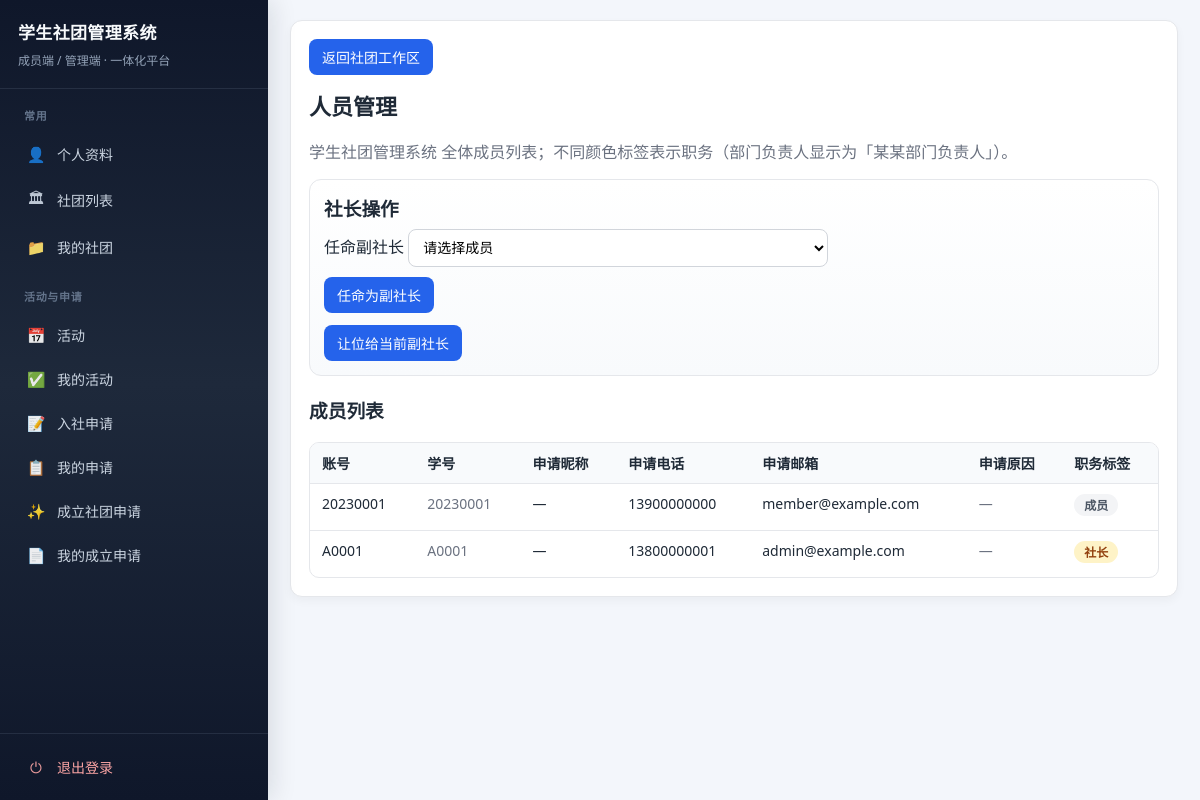
/org/positions/ (signed in), run on an earlier commit of the app's database.
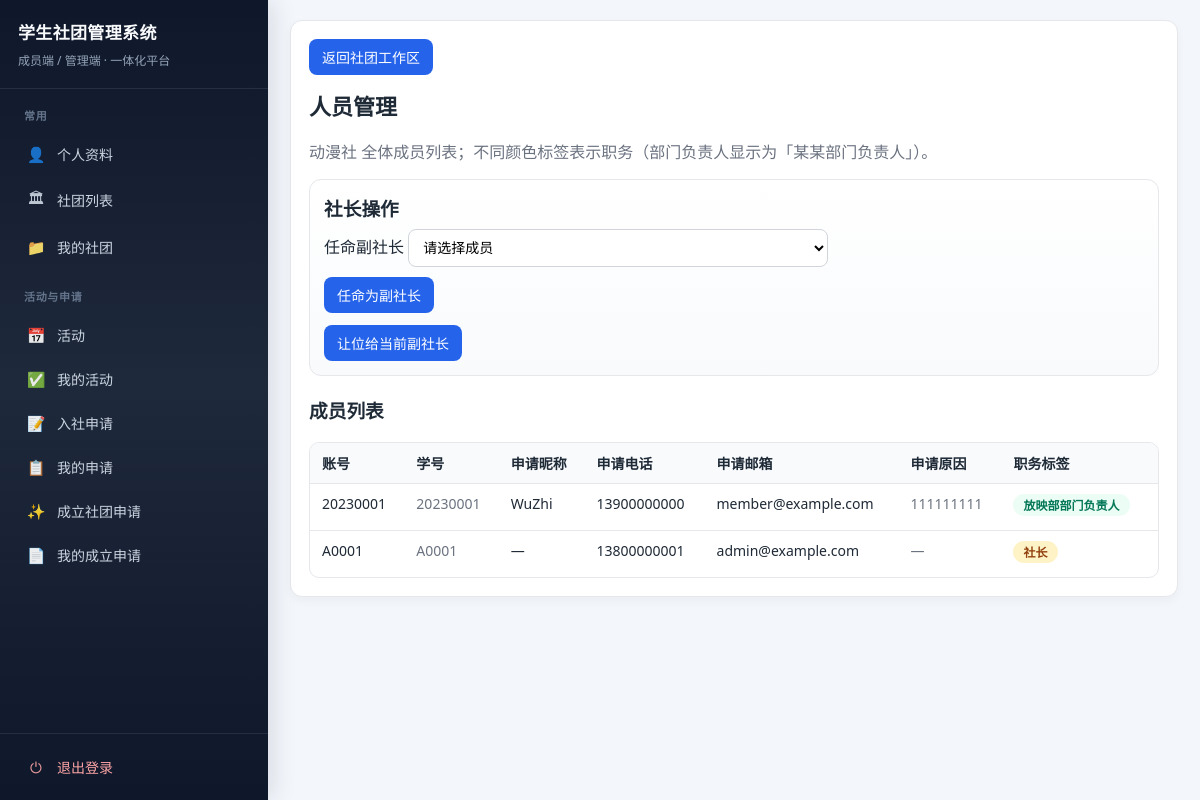
And on a later commit of the database.
### club/models.py (models this page shows, shortened)
class ClubInfo(models.Model):
    name = models.CharField(max_length=128, default="学生社团")
    intro = models.TextField(blank=True)
    charter = models.TextField(blank=True)
    contact = models.CharField(max_length=128, blank=True)
    logo_url = models.URLField("标志图片链接", blank=True)
    logo = models.ImageField("标志图片（上传）", upload_to="club_logos/", blank=True)
    principal = models.CharField(max_length=64, blank=True)

class MemberProfile(models.Model):
    user = models.OneToOneField(settings.AUTH_USER_MODEL, on_delete=models.CASCADE, related_name="memberprofile")
    club = models.ForeignKey(
        "ClubInfo",
        on_delete=models.SET_NULL,
        null=True,
        blank=True,
        related_name="members",
        help_text="所属社团；高级管理员通常为空。",
    )
    role = models.CharField(max_length=20, choices=RoleChoices.choices, default=RoleChoices.MEMBER)
    student_id = models.CharField(max_length=32, unique=True, null=True, blank=True)
    phone = models.CharField(max_length=32, unique=True, null=True, blank=True)
    email = models.EmailField(blank=True)
    college = models.CharField(max_length=64, blank=True)
    grade = models.CharField(max_length=32, blank=True)
    def display_name(self):
        sid = (self.student_id or "").strip()
        if sid:
            return sid
        user = getattr(self, "user", None)
        if user and user.username:
            return user.username
        return f"用户{self.pk}"

class JoinApplication(models.Model):
    club = models.ForeignKey(
        "ClubInfo",
        on_delete=models.CASCADE,
        null=True,
        blank=True,
        related_name="join_applications",
    )
    nickname = models.CharField("昵称", max_length=64, blank=True)
    student_id = models.CharField(max_length=32)
    phone = models.CharField(max_length=32)
    email = models.EmailField(blank=True)
    reason = models.TextField("申请原因", blank=True)
    status = models.CharField(max_length=16, choices=ApplicationStatus.choices, default=ApplicationStatus.PENDING)
    review_comment = models.TextField(blank=True)
    reviewed_by = models.ForeignKey(settings.AUTH_USER_MODEL, on_delete=models.SET_NULL, null=True, blank=True)
    reviewed_at = models.DateTimeField(null=True, blank=True)
    created_at = models.DateTimeField(auto_now_add=True)
    updated_at = models.DateTimeField(auto_now=True)
    class Meta:
        ordering = ["-created_at"]

### club/views.py (the view, shortened to what this page needs)
# urls.py: path("org/positions/", views.position_manage, name="position_manage"),
@login_required
def position_manage(request, club_pk=None):
    user = cast(User, request.user)
    profile = user.memberprofile
    if profile.role == RoleChoices.SUPER_ADMIN:
        if not club_pk:
            messages.info(request, "请从社团列表进入具体社团后再管理人员职务")
            return redirect("club:club_list")
        club = get_object_or_404(ClubInfo, pk=club_pk)
    else:
        club = _require_manageable_club(profile, club_pk)
    president_assignment = _get_active_assignment_by_position(club, Position.NameChoices.PRESIDENT)
    vice_assignments = list(_get_active_assignments_by_position(club, Position.NameChoices.VICE_PRESIDENT))
    vice_assignment = vice_assignments[0] if vice_assignments else None
    candidates = _club_member_candidates_qs(club)
    member_rows = _personnel_member_rows(club)
    is_super_admin_positions = profile.role == RoleChoices.SUPER_ADMIN
    pres_ord = (
        _ordered_profiles_president_dropdown(
            club,
            president_assignment.profile_id if president_assignment else None,
        )
        if is_super_admin_positions
        else None
    )
    vice_ids = {a.profile_id for a in vice_assignments}
    vice_ord = _ordered_profiles_vice_dropdown(club, vice_ids) if is_super_admin_positions else None
    vice_select_size = min(12, max(4, len(vice_ord))) if vice_ord else 4
    vice_selected_profile_ids = list(vice_ids)
    return render(
        request,
        "club/club_position_manage.html",
        {
            "club": club,
            "president_assignment": president_assignment,
            "vice_assignment": vice_assignment,
            "vice_assignments": vice_assignments,
            "candidates": candidates,
            "is_president": is_super_admin_positions or _is_current_president(user, club),
            "member_rows": member_rows,
            "is_super_admin_positions": is_super_admin_positions,
            "president_candidates_ordered": pres_ord,
            "vice_candidates_ordered": vice_ord,
            "vice_select_size": vice_select_size,
            "vice_selected_profile_ids": vice_selected_profile_ids,
        },
    )

### club/views.py (called while the page is built)
def _get_joined_club_ids(profile):
    club_ids = set(profile.memberships.filter(is_active=True).values_list("club_id", flat=True))
    club_ids.update(
        profile.assignments.filter(is_active=True, department__club__isnull=False).values_list("department__club_id", flat=True)
    )
    if profile.club_id:
        club_ids.add(profile.club_id)
    return sorted(cid for cid in club_ids if cid)

def _get_manageable_club_ids(profile):
    club_ids = set(
        profile.assignments.filter(
            is_active=True,
            department__club__isnull=False,
            position__name__in=CLUB_LEADER_POSITIONS,
        ).values_list("department__club_id", flat=True)
    )
    if profile.role == RoleChoices.CLUB_ADMIN and profile.club_id:
        club_ids.add(profile.club_id)
    return sorted(cid for cid in club_ids if cid)

def _get_primary_manageable_club(profile):
    manageable_ids = _get_manageable_club_ids(profile)
    if not manageable_ids:
        return None
    if profile.club_id in manageable_ids:
        return profile.club
    return ClubInfo.objects.filter(pk__in=manageable_ids).order_by("name").first()

### templates/club/club_position_manage.html (shortened to what this page needs)
{% extends 'club/base.html' %}
{% block page_back %}
<p class="page-back"><a class="btn" href="{% url 'club:my_club_detail' club.pk %}">返回社团工作区</a></p>
{% endblock %}
{% block content %}
<h2>人员管理</h2>
<p class="muted">{{ club.name }} 全体成员列表；不同颜色标签表示职务（部门负责人显示为「某某部门负责人」）。</p>
{% if is_super_admin_positions %}
{% comment %}高级管理员分支：可以直接任命社长，并以多选方式覆盖副社长最终名单。{% endcomment %}
<div class="section-card" style="margin-bottom:18px;">
    <h3 style="margin-top:0;">高级管理员 · 职务任命</h3>
    <p class="muted" style="margin-top:0;">通过下拉栏任命社长、副社长；社长默认选中现任社长，副社长列表将现任副社长排在前面（可多选，不选表示清空所有副社长）。</p>
    <form method="post" style="margin-bottom:20px;">
        {% csrf_token %}
        <input type="hidden" name="action" value="appoint_president">
        <p style="margin-bottom:8px;">
            <label for="id_president_profile_id"><strong>任命社长</strong></label><br>
            <select id="id_president_profile_id" name="president_profile_id" required style="min-width:280px; margin-top:6px;">
                {% if not president_assignment %}
                <option value="" disabled selected>请选择成员</option>
                {% endif %}
                {% for c in president_candidates_ordered %}
                <option value="{{ c.id }}" {% if president_assignment and president_assignment.profile_id == c.id %}selected{% endif %}>{{ c.display_name }}（{{ c.student_id|default:'-' }}）</option>
                {% endfor %}
            </select>
        </p>
        <button type="submit" class="btn">保存社长</button>
    </form>
    <form method="post">
        {% csrf_token %}
        <input type="hidden" name="action" value="appoint_vice_set">
        <p style="margin-bottom:8px;">
            <label for="id_vice_profile_ids"><strong>任命副社长</strong></label><br>
            <select id="id_vice_profile_ids" name="vice_profile_ids" multiple size="{{ vice_select_size }}" style="min-width:280px; margin-top:6px;">
                {% for c in vice_candidates_ordered %}
                <option value="{{ c.id }}" {% if c.id in vice_selected_profile_ids %}selected{% endif %}>{{ c.display_name }}（{{ c.student_id|default:'-' }}）</option>
                {% endfor %}
            </select>
        </p>
        <p class="muted" style="font-size:13px; margin:0 0 10px;">按住 Ctrl（Windows）或 ⌘（Mac）点击可多选或取消；提交后副社长职务与所选成员一致。</p>
        <button type="submit" class="btn">保存副社长</button>
    </form>
</div>
{% elif is_president %}
<div class="section-card" style="margin-bottom:18px;">
    <h3 style="margin-top:0;">社长操作</h3>
    <form method="post" style="margin-bottom:12px;">
        <p>
            <label>任命副社长</label>
            <select name="vice_profile_id" required>
                <option value="">请选择成员</option>
            </select>
        </p>
        <button type="submit">任命为副社长</button>
    </form>
    <form method="post" action="{% url 'club:club_leadership_transfer' club.pk %}">
        <button type="submit">让位给当前副社长</button>
    </form>
</div>
{% endif %}
<h3>成员列表</h3>
<table>
    <tr>
        <th>账号</th>
        <th>学号</th>
        <th>申请昵称</th>
        <th>申请电话</th>
        <th>申请邮箱</th>
        <th>申请原因</th>
        <th>职务标签</th>
    </tr>
    {% for row in member_rows %}
    <tr>
        <td>{{ row.profile.display_name }}</td>
        <td class="muted">{{ row.profile.student_id|default:"—" }}</td>
        <td>{{ row.join_nickname }}</td>
        <td>{{ row.join_phone }}</td>
        <td>{{ row.join_email }}</td>
        <td class="muted" style="max-width:280px;">{{ row.join_reason|truncatechars:60 }}</td>
        <td>
            {% for t in row.tags %}
            <span class="role-tag {{ t.tag_class }}">{{ t.label }}</span>
            {% endfor %}
        </td>
    </tr>
    {% empty %}
    <tr><td colspan="7" class="muted">暂无在籍成员</td></tr>
    {% endfor %}
</table>
{% endblock %}

What changed in the data, as far as the page shows it:
removed ClubInfo: name "学生社团管理系统"
added ClubInfo: name "动漫社"
changed MemberProfile "member@example.com": join_nickname "—" → "WuZhi"; join_reason "—" → "111111111"
Also different on the page:
new list line: "放映部部门负责人"
list line gone: "成员"
